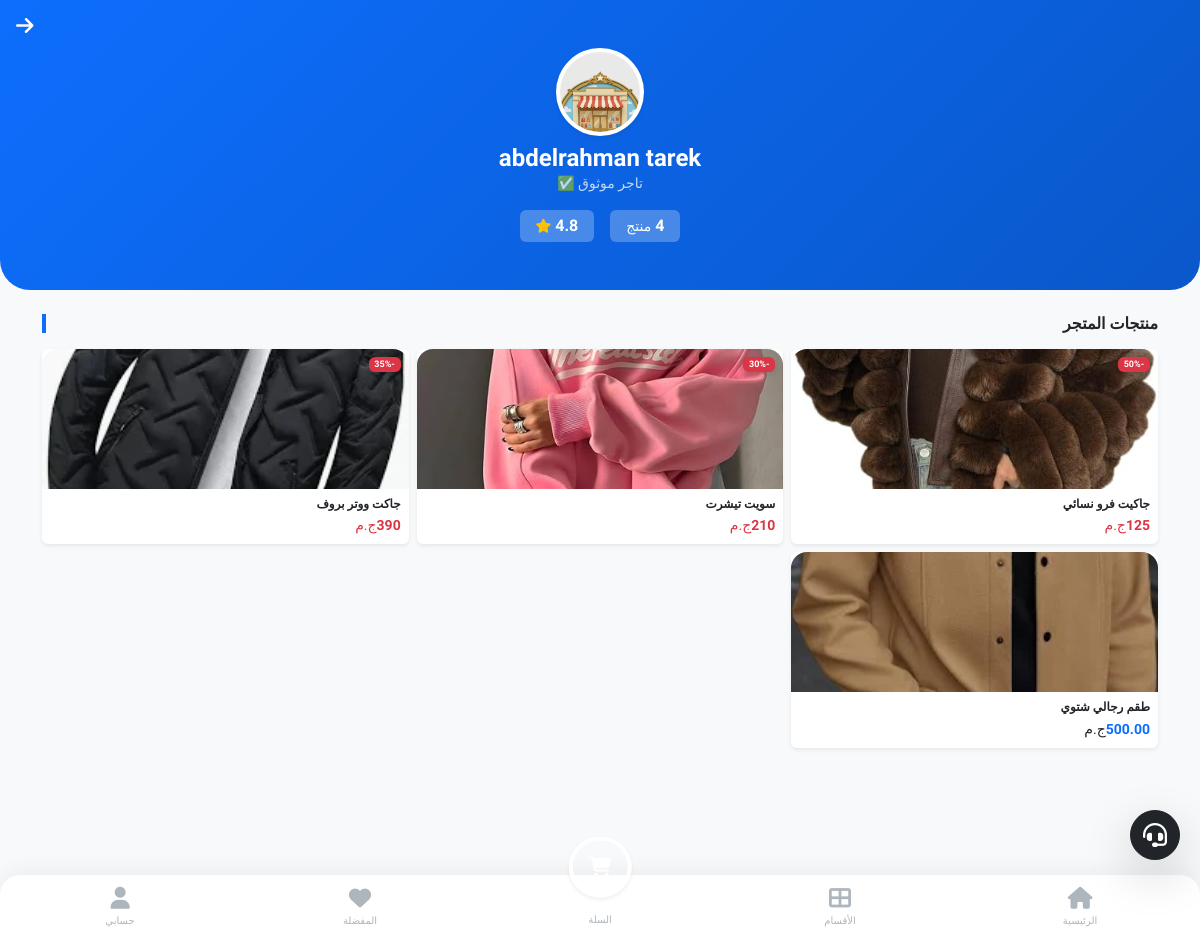
Page /shop/2/ on the committed database.
### store/models.py (models this page shows, shortened)
class MerchantProfile(models.Model):
    user = models.OneToOneField(settings.AUTH_USER_MODEL, on_delete=models.CASCADE, related_name='merchant_profile')
    national_id = models.CharField(max_length=14, unique=True, verbose_name="الرقم القومي")
    id_card_front = models.ImageField(upload_to='merchant_ids/', verbose_name="صورة البطاقة (أمام)")
    id_card_back = models.ImageField(upload_to='merchant_ids/', verbose_name="صورة البطاقة (خلف)")
    shop_image = models.ImageField(upload_to='shops/', verbose_name="صورة المحل/الشخصية")
    minimum_balance_required = models.DecimalField(
        max_digits=10, decimal_places=2, default=0.00,
        verbose_name="الحد الأدنى للرصيد"
    )
    is_approved = models.BooleanField(default=False, verbose_name="تمت الموافقة من المشرف")
    created_at = models.DateTimeField(auto_now_add=True)
    tax_register_number = models.CharField(max_length=50, blank=True, null=True, verbose_name="رقم السجل الضريبي")
    goods_quantity = models.CharField(max_length=100, verbose_name="كمية البضاعة المحتملة")
    goods_types = models.TextField(verbose_name="أنواع البضاعة")
    goods_average_price = models.CharField(max_length=100, verbose_name="متوسط الأسعار")
    goods_sizes = models.TextField(verbose_name="المقاسات المتاحة")
    free_shipping_threshold = models.PositiveIntegerField(default=0, verbose_name="حد الشحن المجاني (عدد قطع)")
    is_free_shipping_active = models.BooleanField(default=False, verbose_name="تفعيل عرض الشحن المجاني")

class Product(models.Model):
    category = models.ForeignKey(Category, on_delete=models.SET_NULL, null=True, blank=True, related_name='products', verbose_name="القسم")
    merchant = models.ForeignKey(MerchantProfile, on_delete=models.CASCADE, related_name='products')
    name = models.CharField(max_length=200, verbose_name="اسم المنتج")
    description = models.TextField(verbose_name="وصف المنتج")
    base_price = models.DecimalField(max_digits=10, decimal_places=2, verbose_name="السعر الأساسي")
    image = models.ImageField(upload_to='products/', verbose_name="صورة المنتج الرئيسية")
    shipping_fee = models.DecimalField(max_digits=10, decimal_places=2, default=0, verbose_name="مصاريف الشحن")
    is_active = models.BooleanField(default=False, verbose_name="مفعل (موافقة المشرف)")
    created_at = models.DateTimeField(auto_now_add=True)
    commission_pct = models.DecimalField(
        max_digits=5, decimal_places=2, default=10.00,
        verbose_name="نسبة عمولة المنصة (%)"
    )

class Offer(models.Model):
    product = models.OneToOneField(Product, on_delete=models.CASCADE, related_name='active_offer')
    discount_percentage = models.PositiveIntegerField(verbose_name="نسبة الخصم %")
    start_date = models.DateTimeField()
    end_date = models.DateTimeField()
    is_active = models.BooleanField(default=True)
    is_platform_offer = models.BooleanField(default=False, verbose_name="عرض من المنصة (يوجد تعويض)")
    created_at = models.DateTimeField(auto_now_add=True)
    free_shipping = models.BooleanField(default=False, verbose_name="شحن مجاني")
    free_shipping_threshold = models.PositiveIntegerField(default=1, verbose_name="عند شراء X قطع")
    @property
    def discounted_price(self):
        percentage = Decimal(self.discount_percentage)
        factor = Decimal(1) - (percentage / Decimal(100))
        return self.product.base_price * factor

### accounts/models.py (models this page shows, shortened)
class User(AbstractUser):
    class Role(models.TextChoices):
        CUSTOMER = "CUSTOMER", "عميل"
        MERCHANT = "MERCHANT", "تاجر"
        OWNER = "OWNER", "Owner (مالك)"
        ADMIN_LVL2 = "ADMIN_LVL2", "مشرف درجة ثانية"
        ADMIN_LVL3 = "ADMIN_LVL3", "مشرف درجة ثالثة (خدمة عملاء)"
    role = models.CharField(max_length=20, choices=Role.choices, default=Role.CUSTOMER)
    phone_primary = models.CharField(max_length=15, unique=True, verbose_name="رقم الهاتف الأساسي")
    phone_secondary = models.CharField(max_length=15, blank=True, null=True, verbose_name="رقم هاتف احتياطي")
    device_id = models.CharField(max_length=255, blank=True, null=True, help_text="لمنع تكرار الحسابات من نفس الجهاز")
    is_banned = models.BooleanField(default=False, verbose_name="محظور")

### store/views.py (the view)
# urls.py: path('shop/<int:merchant_id>/', views.merchant_shop, name='merchant_shop'),
def merchant_shop(request, merchant_id):
    merchant = get_object_or_404(MerchantProfile, pk=merchant_id)
    products = Product.objects.filter(merchant=merchant, is_active=True).order_by('-created_at')
    return render(request, 'store/merchant_shop.html', {
        'merchant': merchant,
        'products': products,
    })

### store/context_processors.py (called while the page is built)
def site_settings(request):
    settings = SiteSetting.objects.first()
    return {'site_settings': settings}

### templates/store/merchant_shop.html
{% extends 'base.html' %}
{% block content %}
<div class="bg-primary text-white pt-5 pb-5 text-center position-relative"
     style="border-radius: 0 0 30px 30px; background: linear-gradient(135deg, var(--primary-blue), #0a58ca);">
    <div class="position-absolute top-0 start-0 p-3">
        <a href="javascript:history.back()" class="text-white"><i class="fas fa-arrow-right fs-5"></i></a>
    </div>
    <div class="bg-white p-1 rounded-circle d-inline-block shadow-sm mb-2">
        {% if merchant.shop_image %}
            <img src="{{ merchant.shop_image.url }}" class="rounded-circle" width="80" height="80" style="object-fit: cover;">
        {% else %}
            <div class="rounded-circle bg-light d-flex align-items-center justify-content-center" style="width: 80px; height: 80px;">
                <i class="fas fa-store fa-2x text-muted"></i>
            </div>
        {% endif %}
    </div>
    <h4 class="fw-bold mb-0">{{ merchant.user.first_name }} {{ merchant.user.last_name }}</h4>
    <p class="opacity-75 small mb-2">تاجر موثوق ✅</p>
    <div class="d-flex justify-content-center gap-3 mt-3">
        <div class="bg-white bg-opacity-25 rounded px-3 py-1">
            <span class="fw-bold">{{ products.count }}</span> <span class="small">منتج</span>
        </div>
        <div class="bg-white bg-opacity-25 rounded px-3 py-1">
            <span class="fw-bold">4.8</span> <span class="small"><i class="fas fa-star text-warning"></i></span>
        </div>
    </div>
</div>
<div class="container py-4 mb-5">
    <h6 class="fw-bold mb-3 text-dark border-start border-4 border-primary ps-2">منتجات المتجر</h6>
    <div class="row g-2">
        {% for product in products %}
        <div class="col-6 col-md-4">
            <a href="{% url 'product_detail' product.pk %}" class="text-decoration-none text-dark">
                <div class="card h-100 position-relative border-0 shadow-sm">
                    {% if product.active_offer and product.active_offer.is_active %}
                        <span class="badge bg-danger position-absolute top-0 end-0 m-2 shadow-sm" style="font-size: 9px;">
                            -{{ product.active_offer.discount_percentage }}%
                        </span>
                    {% endif %}
                    <div style="height: 140px; overflow: hidden; border-radius: 16px 16px 0 0; background-color: #fff; display: flex; align-items: center; justify-content: center;">
                        {% if product.image %}
                            <img src="{{ product.image.url }}" class="w-100 h-100" style="object-fit: cover;">
                        {% else %}
                            <i class="fas fa-camera text-muted fa-2x opacity-25"></i>
                        {% endif %}
                    </div>
                    <div class="card-body p-2">
                        <h6 class="card-title text-truncate fw-bold mb-1" style="font-size: 12px;">{{ product.name }}</h6>
                        <div class="d-flex align-items-center">
                            {% if product.active_offer and product.active_offer.is_active %}
                                <span class="text-danger fw-bold" style="font-size: 14px;">{{ product.active_offer.discounted_price|floatformat:0 }}</span>
                                <span class="small ms-1 text-danger">ج.م</span>
                            {% else %}
                                <span class="text-primary fw-bold" style="font-size: 14px;">{{ product.base_price }}</span>
                                <span class="small ms-1">ج.م</span>
                            {% endif %}
                        </div>
                    </div>
                </div>
            </a>
        </div>
        {% empty %}
        <div class="col-12 text-center py-5">
            <p class="text-muted">لا توجد منتجات لهذا التاجر حالياً.</p>
        </div>
        {% endfor %}
    </div>
</div>
{% endblock %}

### templates/base.html (style rules this page uses)
:root { --primary-blue: #0d6efd; --accent-yellow: #ffc107; --bg-light: #f8f9fa; --text-dark: #212529; --white: #ffffff; }
body { padding-bottom: 120px !important; background-color: var(--bg-light); font-family: 'Tajawal', sans-serif; color: var(--text-dark); -webkit-tap-highlight-color: transparent; }
a { text-decoration: none; }

### rows in the picture
MerchantProfile: shop_image (picture), user.first_name "abdelrahman", user.last_name "tarek"
Product: active_offer.discount_percentage "50", image (picture), name "جاكيت فرو نسائي", active_offer.discounted_price "125"
Product: active_offer.discount_percentage "30", image (picture), name "سويت تيشرت", active_offer.discounted_price "210"
Product: active_offer.discount_percentage "35", image (picture), name "جاكت ووتر بروف", active_offer.discounted_price "390"
Product: image (picture), name "طقم رجالي شتوي", base_price "500.00"

### other values in the picture
{{ products.count }} "4"
